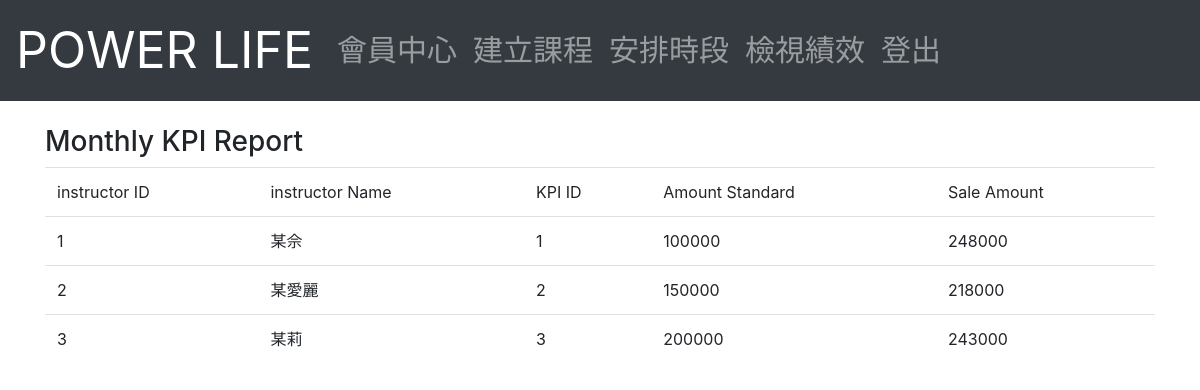
Page /Instructor/MonthlyKPI.php on the committed database.
### tables this page shows
CREATE TABLE `instructor` (
  `I_ID` int(6) NOT NULL,
  `I_Expertise` varchar(200) DEFAULT NULL,
  `I_Name` varchar(30) NOT NULL,
  `I_Email` varchar(100) NOT NULL,
  `I_Address` varchar(120) NOT NULL,
  `I_Age` int(3) NOT NULL,
  `I_Phone` varchar(15) NOT NULL,
  `I_Gender` enum('M','F','Other') NOT NULL,
  `I_Password` varchar(40) NOT NULL,
  `KPI_ID` int(6) NOT NULL
);

### Instructor/MonthlyKPI.php (the view, shortened to what this page needs)
<?php
require_once('database.php');
?>
<!DOCTYPE html>
<html>
<head>
    <link rel="stylesheet" href="https://stackpath.bootstrapcdn.com/bootstrap/4.1.3/css/bootstrap.min.css">
</head>
<body>
	<?php echo file_get_contents('../navbar_I.html'); ?>
<br>
<div class="container">
	<h3>Monthly KPI Report</h3>
</div>
<div class="container">
	<table class="table table-hover" cellpadding="2" cellspacing="2">
		<thead>
			<tr>
				<td>instructor ID</td>
				<td>instructor Name</td>
				<td>KPI ID</td>
				<td>Amount Standard</td>
				<td>Sale Amount</td>
			</tr>
    	</thead>
		<tbody>
		<?php
		$result = mysqli_query($mysqli, "SELECT * FROM `Monthly_KPI_Report`;
			");
		while($query_data = mysqli_fetch_row($result)) {
		  echo "<tr>";
		  echo "<td>",$query_data[0], "</td>",
			   "<td>",$query_data[1], "</td>",
			   "<td>",$query_data[2], "</td>",
			   "<td>",$query_data[3], "</td>",
			   "<td>",$query_data[4], "</td>";
		  echo "</tr>";
		}
		?>
	  	</tbody>
	</table>
</div>
</body>
</html>

### rows in the picture
instructor: I_ID "1", I_Name "某佘", KPI_ID "1", query_data "100000", query_data "248000"
instructor: I_ID "2", I_Name "某愛麗", KPI_ID "2", query_data "150000", query_data "218000"
instructor: I_ID "3", I_Name "某莉", KPI_ID "3", query_data "200000", query_data "243000"

### other values in the picture
file_get_contents('../navbar_I.html') "POWER LIFE 會員中心 建立課程 安排時段 檢視績效 登出"
